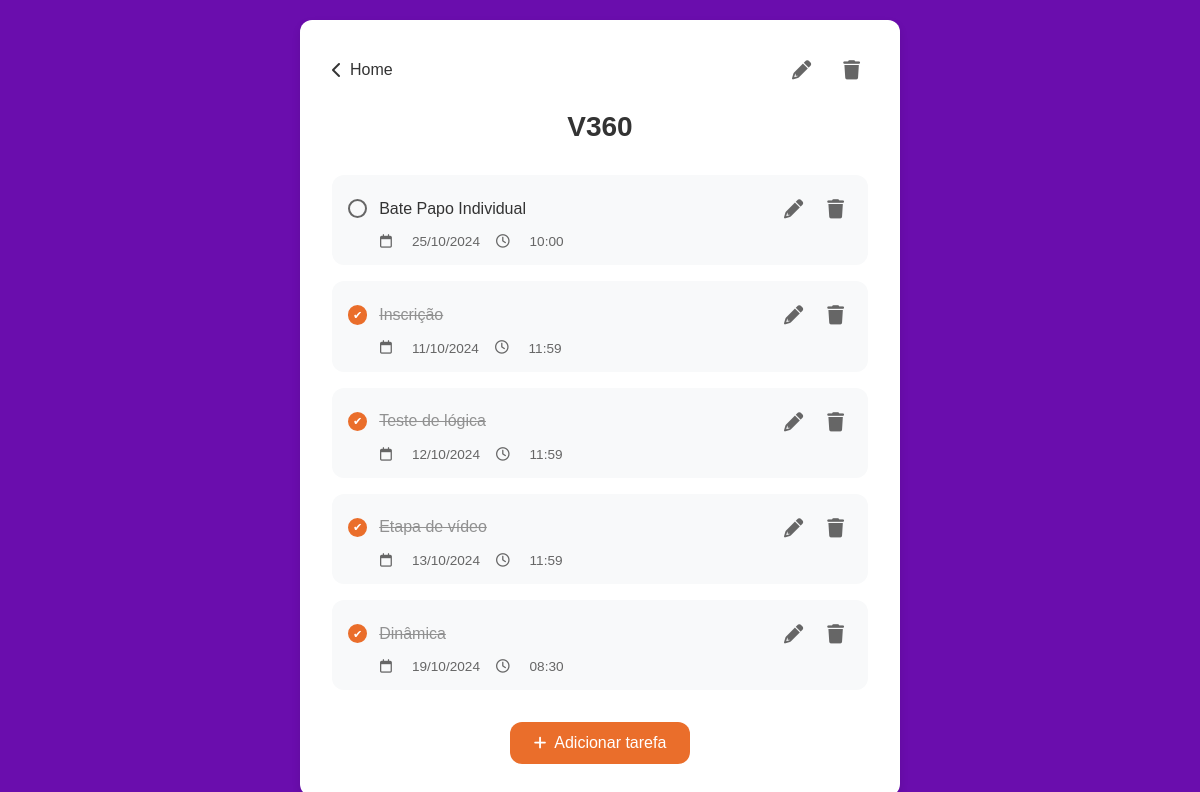
The app's page /lista/1 with its own data.
### models.py (models this page shows, shortened)
class Lista(Base):
    __tablename__ = 'listas'
    id = Column(Integer, primary_key=True)
    titulo = Column(String(100), nullable=False)
    tarefas = relationship('Tarefa', back_populates='lista')

class Tarefa(Base):
    __tablename__ = 'tarefas'
    id = Column(Integer, primary_key=True)
    titulo = Column(String(100), nullable=False)
    data = Column(Date, nullable=False)
    hora = Column(Time, nullable=False)
    descricao = Column(Text)
    concluida = Column(Integer, default=False)
    lista_id = Column(Integer, ForeignKey('listas.id'))
    lista = relationship('Lista', back_populates='tarefas')

### web_routes.py (the view)
@web_bp.route('/lista/<int:id>')
def lista(id):
    lista = db_session.query(Lista).get(id)
    tarefas = lista.tarefas
    return render_template('lista.html', lista=lista, tarefas=tarefas)

### templates/lista.html (shortened to what this page needs)
<!DOCTYPE html>
<html lang="pt-BR">
<head>
    <link rel="stylesheet" href="{{ url_for('static', filename='css/lista.css') }}">
    <link rel="stylesheet" href="https://cdnjs.cloudflare.com/ajax/libs/font-awesome/6.0.0-beta3/css/all.min.css">
</head>
<body>
    <div class="container">
        <div class="content">
            <div class="header">
                <a href="{{ url_for('web.home') }}" class="back-link">
                    <i class="fas fa-chevron-left"></i>
                    <span>Home</span>
                </a>
                <div class="action-buttons">
                    <button type="button" class="icon-button edit-lista" data-id="{{ lista.id }}">
                        <i class="fas fa-pencil"></i>
                    </button>
                    <button type="button" class="icon-button delete-lista" data-id="{{ lista.id }}">
                        <i class="fas fa-trash"></i>
                    </button>
                </div>
            </div>
            <h1>{{ lista.titulo }}</h1>
            {% if lista.tarefas %}
                <ul class="lista-tarefas">
                    {% for tarefa in lista.tarefas|sort(attribute='data,hora')|sort(attribute='concluida') %}                    <li class="tarefa-item">
                        <div class="tarefa-header">
                            <div class="tarefa-texto">
                                <input type="checkbox" class="checkbox-tarefa" data-id="{{ tarefa.id }}" data-lista-id="{{ lista.id }}" {% if tarefa.concluida %}checked{% endif %}>
                                <label class="tarefa-titulo {% if tarefa.concluida %}concluida{% endif %}">{{ tarefa.titulo }}</label>
                            </div>
                            <div class="tarefa-acoes">
                                <button type="button" class="icon-button edit-tarefa" data-id="{{ tarefa.id }}" data-lista-id="{{ lista.id }}">
                                    <i class="fas fa-pencil"></i>
                                </button>
                                <button type="button" class="icon-button delete-tarefa" data-id="{{ tarefa.id }}" data-lista-id="{{ lista.id }}">
                                    <i class="fas fa-trash"></i>
                                </button>
                            </div>
                        </div>
                        <div class="tarefa-detalhes">
                            <p class="tarefa-data">
                                <i class="far fa-calendar"></i> {{ tarefa.data.strftime('%d/%m/%Y') }}
                                <i class="far fa-clock"></i> {{ tarefa.hora.strftime('%H:%M') }}
                            </p>
                        </div>
                    </li>
                    {% endfor %}
                </ul>
            {% else %}
                <p class="empty-state">Essa lista ainda não possui tarefas.</p>
            {% endif %}
            <a href="{{ url_for('web.add_tarefa', lista_id=lista.id) }}" class="btn-primary">
                <i class="fas fa-plus"></i>
                Adicionar tarefa
            </a>
        </div>
    </div>
</body>
</html>

### static/css/lista.css (style rules this page uses)
:root { --color-primary: #6A0DAD; --color-accent: #EA6E2B; --color-accent-hover: #ED8045; --color-background: #fff; --color-text: #333; --color-text-secondary: #666; --color-border: #e0e0e0; --border-radius: 12px; --transition: all 0.3s ease; }
* { margin: 0; padding: 0; box-sizing: border-box; }
body { font-family: Arial, sans-serif; background-color: var(--color-primary); min-height: 100vh; display: flex; justify-content: center; align-items: center; padding: 20px; }
.container { width: 100%; max-width: 600px; background-color: var(--color-background); border-radius: var(--border-radius); box-shadow: 0 4px 8px rgba(0, 0, 0, 0.1); }
.content { padding: 2rem; }
.header { display: flex; justify-content: space-between; align-items: center; margin-bottom: 1.5rem; }
.back-link { display: flex; align-items: center; gap: 0.5rem; color: var(--color-text); text-decoration: none; transition: var(--transition); }
.action-buttons { display: flex; gap: 1rem; }
.icon-button { background: none; border: none; color: var(--color-text-secondary); cursor: pointer; padding: 0.5rem; transition: var(--transition); display: flex; align-items: center; justify-content: center; }
.icon-button i { font-size: 1.2rem; }
h1 { color: var(--color-text); text-align: center; margin-bottom: 2rem; font-size: 1.75rem; }
.lista-tarefas { list-style: none; display: flex; flex-direction: column; gap: 1rem; }
.tarefa-item { background-color: #f8f9fa; border-radius: var(--border-radius); padding: 1rem; transition: var(--transition); }
.tarefa-header { display: flex; justify-content: space-between; align-items: center; margin-bottom: 0.5rem; }
.tarefa-texto { display: flex; align-items: center; gap: 0.75rem; }
.checkbox-tarefa { width: 1.2rem; height: 1.2rem; appearance: none; border: 2px solid var(--color-border); border-radius: 50%; border-color: var(--color-text-secondary); cursor: pointer; display: inline-block; position: relative; transition: background-color 0.1s ease; }
.checkbox-tarefa:checked { background-color: var(--color-accent); border-color: var(--color-accent); }
.checkbox-tarefa:checked::after { content: '✔'; position: absolute; top: 50%; left: 50%; transform: translate(-50%, -50%); color: white; font-size: 0.7rem; }
.tarefa-titulo { font-weight: 500; color: var(--color-text); transition: var(--transition); }
.tarefa-titulo.concluida { text-decoration: line-through; color: var(--color-text-secondary); opacity: 0.7; }
.tarefa-acoes { display: flex; gap: 0.5rem; }
.tarefa-detalhes { margin-left: 2rem; transition: var(--transition); }
.tarefa-data { color: var(--color-text-secondary); font-size: 0.85rem; display: flex; gap: 1rem; align-items: center; }
.tarefa-data i { margin-right: 0.25rem; }
.btn-primary { display: flex; align-items: center; justify-content: center; gap: 0.5rem; background-color: var(--color-accent); color: var(--color-background); text-decoration: none; padding: 0.75rem 1.5rem; border-radius: var(--border-radius); margin-top: 2rem; width: fit-content; margin-left: auto; margin-right: auto; transition: var(--transition); font-size: 1rem; }
.btn-primary i { font-size: 0.9rem; }

### records on screen
Lista: titulo "V360"
Tarefa: titulo "Bate Papo Individual", data "25/10/2024", hora "10:00"
Tarefa: concluida "☑", titulo "Inscrição", data "11/10/2024", hora "11:59"
Tarefa: concluida "☑", titulo "Teste de lógica", data "12/10/2024", hora "11:59"
Tarefa: concluida "☑", titulo "Etapa de vídeo", data "13/10/2024", hora "11:59"
Tarefa: concluida "☑", titulo "Dinâmica", data "19/10/2024", hora "08:30"
